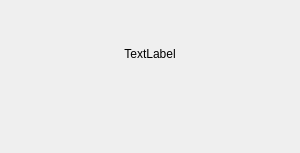
<?xml version="1.0" encoding="UTF-8"?>
<ui version="4.0">
 <class>HNMsgBox</class>
 <widget class="HNDialog" name="HNMsgBox">
  <property name="geometry">
   <rect>
    <x>0</x>
    <y>0</y>
    <width>300</width>
    <height>153</height>
   </rect>
  </property>
  <property name="windowTitle">
   <string>Dialog</string>
  </property>
  <layout class="QGridLayout" name="gridLayout">
   <item row="1" column="2">
    <widget class="QStackedWidget" name="stwBtn">
     <property name="sizePolicy">
      <sizepolicy hsizetype="Preferred" vsizetype="Fixed">
       <horstretch>0</horstretch>
       <verstretch>0</verstretch>
      </sizepolicy>
     </property>
     <property name="currentIndex">
      <number>2</number>
     </property>
     <widget class="QWidget" name="page">
      <layout class="QHBoxLayout" name="horizontalLayout">
       <item>
        <spacer name="horizontalSpacer">
         <property name="orientation">
          <enum>Qt::Horizontal</enum>
         </property>
         <property name="sizeHint" stdset="0">
          <size>
           <width>40</width>
           <height>20</height>
          </size>
         </property>
        </spacer>
       </item>
       <item>
        <widget class="HNPushButton" name="btn_no">
         <property name="text">
          <string>No</string>
         </property>
        </widget>
       </item>
       <item>
        <spacer name="horizontalSpacer_3">
         <property name="orientation">
          <enum>Qt::Horizontal</enum>
         </property>
         <property name="sizeHint" stdset="0">
          <size>
           <width>22</width>
           <height>20</height>
          </size>
         </property>
        </spacer>
       </item>
       <item>
        <widget class="HNPushButton" name="btn_yes">
         <property name="text">
          <string>Yes</string>
         </property>
        </widget>
       </item>
       <item>
        <spacer name="horizontalSpacer_2">
         <property name="orientation">
          <enum>Qt::Horizontal</enum>
         </property>
         <property name="sizeHint" stdset="0">
          <size>
           <width>40</width>
           <height>20</height>
          </size>
         </property>
        </spacer>
       </item>
      </layout>
     </widget>
     <widget class="QWidget" name="page_2">
      <layout class="QHBoxLayout" name="horizontalLayout_2">
       <item>
        <spacer name="horizontalSpacer_4">
         <property name="orientation">
          <enum>Qt::Horizontal</enum>
         </property>
         <property name="sizeHint" stdset="0">
          <size>
           <width>76</width>
           <height>20</height>
          </size>
         </property>
        </spacer>
       </item>
       <item>
        <widget class="HNPushButton" name="btn_yes2">
         <property name="text">
          <string>Yes</string>
         </property>
        </widget>
       </item>
       <item>
        <spacer name="horizontalSpacer_5">
         <property name="orientation">
          <enum>Qt::Horizontal</enum>
         </property>
         <property name="sizeHint" stdset="0">
          <size>
           <width>76</width>
           <height>20</height>
          </size>
         </property>
        </spacer>
       </item>
      </layout>
     </widget>
     <widget class="QWidget" name="page_3"/>
    </widget>
   </item>
   <item row="0" column="2">
    <widget class="QLabel" name="lb_content">
     <property name="sizePolicy">
      <sizepolicy hsizetype="Preferred" vsizetype="Preferred">
       <horstretch>0</horstretch>
       <verstretch>0</verstretch>
      </sizepolicy>
     </property>
     <property name="text">
      <string>TextLabel</string>
     </property>
     <property name="alignment">
      <set>Qt::AlignCenter</set>
     </property>
    </widget>
   </item>
  </layout>
 </widget>
 <customwidgets>
  <customwidget>
   <class>HNPushButton</class>
   <extends>QPushButton</extends>
   <header>hnpushbutton.h</header>
  </customwidget>
  <customwidget>
   <class>HNDialog</class>
   <extends>QWidget</extends>
   <header>hndialog.h</header>
   <container>1</container>
  </customwidget>
 </customwidgets>
 <resources/>
 <connections/>
</ui>
